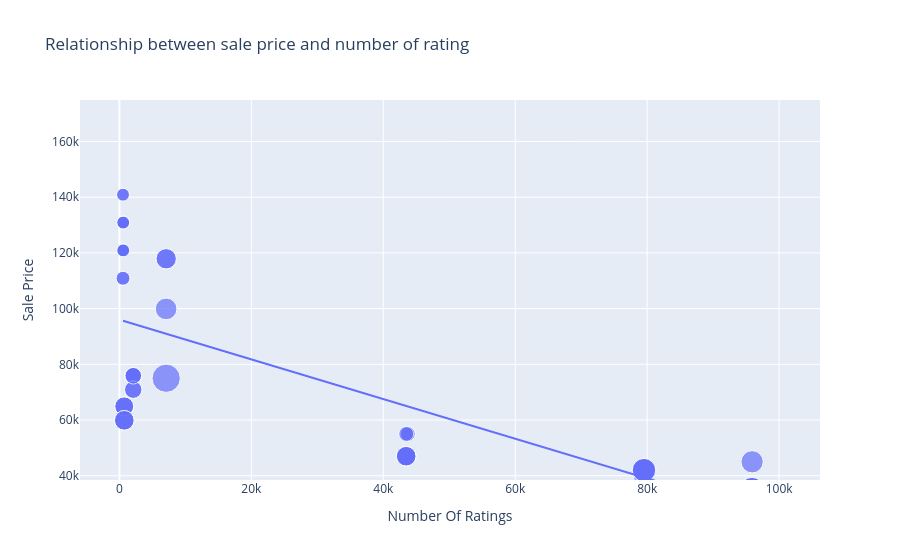

This figure's notebook cell:
### Code cell
figure = px.scatter(data_frame = data , x="Number Of Ratings", y= "Sale Price" , size="Discount Percentage" ,trendline= "ols" ,title ="Relationship between sale price and number of rating")
figure.show()

### Figure 1 — Plotly figure (JSON) as saved in the notebook; plotly's stock layout.template omitted (floating-point values rounded to 4 significant figures)
{"data": [{"hovertemplate": "Number Of Ratings=%{x}<br>Sale Price=%{y}<br>Discount Percentage=%{marker.size}<extra></extra>", "legendgroup": "", "marker": {"color": "#636efa", "size": [0, 0, 0, 0, 0, 0, 0, 0, 0, 20, 16, 20, 20, 20, 0, 0, 0, 0, 29, 15, 0, 15, 17, 18, 6, 6, 13, 6, 14, 10, 7, 6, 6, 13, 13, 10, 10, 6, 14, 6, 10, 6, 11, 11, 10, 14, 7, 6, 6, 6, 8, 8, 24, 22, 22, 22, 8, 24, 14, 14, 14, 14], "sizemode": "area", "sizeref": 0.0725, "symbol": "circle"}, "mode": "markers", "name": "", "orientation": "v", "showlegend": false, "type": "scatter", "x": [3431, 3431, 3431, 11202, 11202, 3431, 3431, 11202, 1454, 79512, 79512, 79582, 79512, 79512, 1078, 1078, 1078, 1078, 7088, 7088, 1078, 7088, 7081, 95909, 542, 580, 740, 545, 740, 2101, 545, 580, 580, 730, 730, 2101, 2101, 580, 740, 580, 2092, 545, 2101, 2092, 2101, 740, 545, 580, 580, 580, 43707, 43707, 95807, 95909, 95807, 95909, 43470, 95909, 43470, 43470, 43470, 43470], "xaxis": "x", "y": [49900, 84900, 84900, 77000, 77000, 49900, 49900, 77000, 89900, 41999, 39999, 41999, 41999, 41999, 131900, 117100, 131900, 117100, 74999, 117900, 117100, 117900, 99900, 44999, 140900, 130900, 64900, 120900, 59900, 75900, 110900, 130900, 120900, 64900, 64900, 75900, 75900, 120900, 59900, 120900, 75900, 140900, 70900, 70900, 75900, 59900, 110900, 120900, 130900, 130900, 54999, 54999, 29999, 34999, 34999, 34999, 54999, 29999, 46999, 46999, 46999, 46999], "yaxis": "y"}, {"hovertemplate": "<b>OLS trendline</b><br>Sale Price = -0.712783 * Number Of Ratings + 96054.8<br>R<sup>2</sup>=0.492139<br><br>Number Of Ratings=%{x}<br>Sale Price=%{y} <b>(trend)</b><extra></extra>", "legendgroup": "", "marker": {"color": "#636efa", "symbol": "circle"}, "mode": "lines", "name": "", "showlegend": false, "type": "scatter", "x": [542, 545, 545, 545, 545, 580, 580, 580, 580, 580, 580, 580, 580, 730, 730, 740, 740, 740, 740, 1078, 1078, 1078, 1078, 1078, 1454, 2092, 2092, 2101, 2101, 2101, 2101, 2101, 3431, 3431, 3431, 3431, 3431, 7081, 7088, 7088, 7088, 11202, 11202, 11202, 43470, 43470, 43470, 43470, 43470, 43707, 43707, 79512, 79512, 79512, 79512, 79582, 95807, 95807, 95909, 95909, 95909, 95909], "xaxis": "x", "y": [95670.0, 95670.0, 95670.0, 95670.0, 95670.0, 95640.0, 95640.0, 95640.0, 95640.0, 95640.0, 95640.0, 95640.0, 95640.0, 95530.0, 95530.0, 95530.0, 95530.0, 95530.0, 95530.0, 95290.0, 95290.0, 95290.0, 95290.0, 95290.0, 95020.0, 94560.0, 94560.0, 94560.0, 94560.0, 94560.0, 94560.0, 94560.0, 93610.0, 93610.0, 93610.0, 93610.0, 93610.0, 91010.0, 91000.0, 91000.0, 91000.0, 88070.0, 88070.0, 88070.0, 65070.0, 65070.0, 65070.0, 65070.0, 65070.0, 64900.0, 64900.0, 39380.0, 39380.0, 39380.0, 39380.0, 39330.0, 27770.0, 27770.0, 27690.0, 27690.0, 27690.0, 27690.0], "yaxis": "y"}], "layout": {"autosize": true, "dragmode": "pan", "legend": {"itemsizing": "constant", "tracegroupgap": 0}, "title": {"text": "Relationship between sale price and number of rating"}, "xaxis": {"anchor": "y", "autorange": false, "domain": [0, 1], "range": [-5975.0, 106200.0], "title": {"text": "Number Of Ratings"}, "type": "linear"}, "yaxis": {"anchor": "x", "autorange": false, "domain": [0, 1], "range": [38470.0, 174900.0], "title": {"text": "Sale Price"}, "type": "linear"}}}
